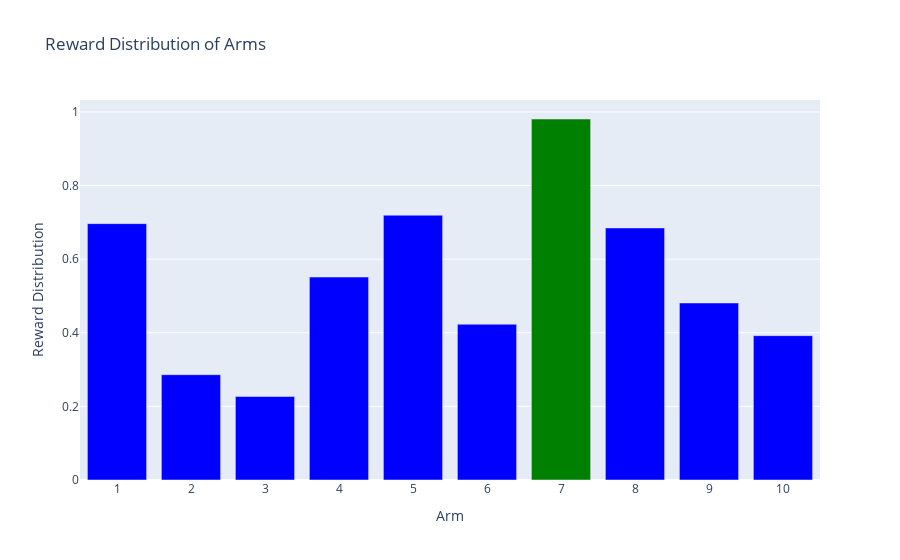

Notebook code cell kept with this figure:
### Code cell
env.display()

### Figure 1 — Plotly figure (JSON) as saved in the notebook; plotly's stock layout.template omitted (floating-point values rounded to 4 significant figures)
{"data": [{"alignmentgroup": "True", "hovertemplate": "Arm=%{x}<br>Reward Distribution=%{y}<extra></extra>", "legendgroup": "", "marker": {"color": ["blue", "blue", "blue", "blue", "blue", "blue", "green", "blue", "blue", "blue"], "pattern": {"shape": ""}}, "name": "", "offsetgroup": "", "orientation": "v", "showlegend": false, "textposition": "auto", "type": "bar", "x": ["1", "2", "3", "4", "5", "6", "7", "8", "9", "10"], "xaxis": "x", "y": [0.6965, 0.2861, 0.2269, 0.5513, 0.7195, 0.4231, 0.9808, 0.6848, 0.4809, 0.3921], "yaxis": "y"}], "layout": {"barmode": "relative", "legend": {"tracegroupgap": 0}, "title": {"text": "Reward Distribution of Arms"}, "xaxis": {"anchor": "y", "domain": [0, 1], "title": {"text": "Arm"}}, "yaxis": {"anchor": "x", "domain": [0, 1], "title": {"text": "Reward Distribution"}}}}
